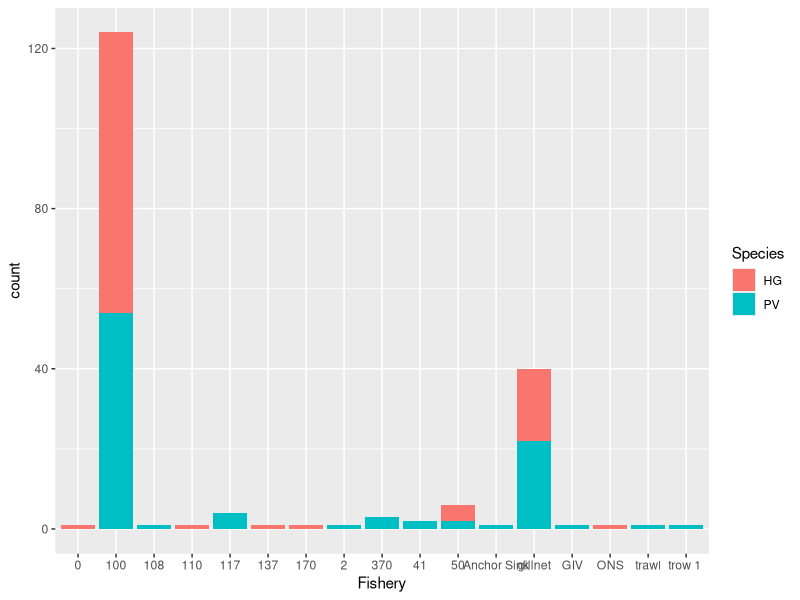
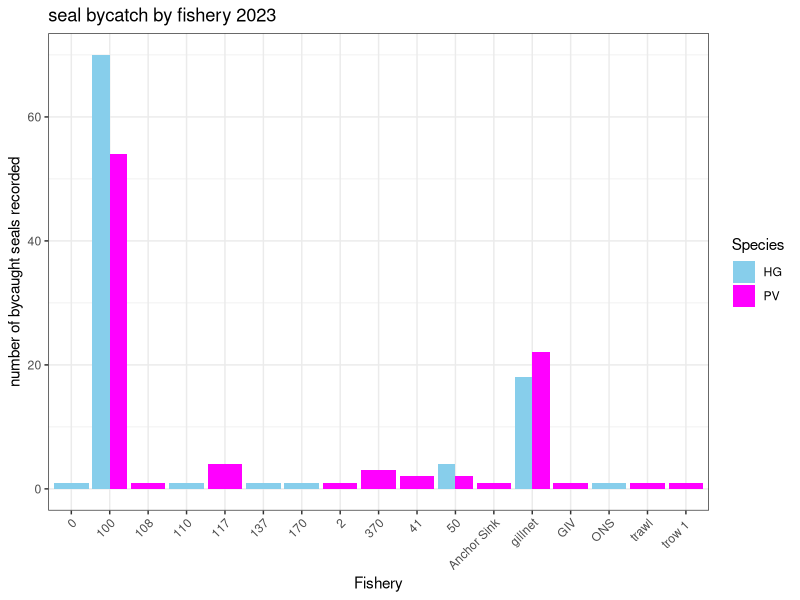

These charts were generated, in order, by the following R code:
##### Purpose ####
# This script is to provide an introduction to R coding for beginners


#### Co-Authors ####
# Christina McCosker
# Julia Sunnarborg
# Alice Hotopp
# Dara Yiu


#### Coding Basics ####

# This document is a script, it is essentially a "word doc" full of code in R language that you can run
# Use separate scripts for different analyses, research projects or questions, etc. 

# This is a hashtag that makes your line of text a "comment" in R, this is text that you can write to
# annotate your script and take notes - anything you don't want run as code.
# They can also be used to make an outline of your script, so you can easily navigate through.

# When you want to submit a line of code, you use ctrl-Enter, or type directly in the "Console"
# Example - R can be used to carry out simple mathematical operations
4+5
10/5

# Things to note:
## R doesn't like spaces in file names and variable names - use things like _ or - instead


#### Data Structures ####
# There are different ways your data can be stored in R

# Define a vector "hello" with a number (<- means "assign", you can also use =)
# Vector is the basic unit of info in R
hello <- 1
hello=1
  # variable will show up under "Values" with a 1
print(hello)
  # this prints what is in the vector to the Console

# You can use c() (c=concatenate) to create a vector of multiple numbers
hello <- c(1,2,3)
  # now you can see that in your vector "hello", the numbers 1-3 are stored as numbers (num)

# R defines numbers/text differently. You can have numbers, as above, or:
# characters (chr)
hello2 <- c("green", "purple")

# logical (logi, these are binary data)
hello3 <- c(TRUE, FALSE)

# you can also convert from one form to another, like number to an integer
hello <- as.integer(hello)
  # now hello shows up in your environment with "int"

hello2 <- as.factor(hello2)
  # now hello2 shows up as Factor with 2 levels




#### Examples with Data ####

# read in data, and name it "bycatch_data" (or change it to something else :)
bycatch_data <- read.csv("introduction_to_r/data/Bycaught Sample Inventory - Subsampled Fall 2023.csv", header = TRUE)

#This imports your data, creating an object in your R environment. 
    #If you can see your environment tab, you should see the new object appear 
#In our case the data is in a dataframe, which looks essentially like a spreadsheet

#### Checking the data ####
# various ways of previewing data  
head(bycatch_data) #see the first 6 lines
tail(bycatch_data) #see the last 6 lines
str(bycatch_data) #view the data structure (e.g., what your columns are and what type of variable they hold)
#View(bycatch_data) #pull up the whole data frame in a new window
summary(bycatch_data) #see a summary of each data column
colnames(bycatch_data) #see the column names

# you can call a specific column with the $ symbol: dataframe_name$column
# looking at unique entries in specific column can be an easy way QA_QC the data for errors & inconsistencies. 
# For example,
unique(bycatch_data$Species) 
  # here I can see that at least one line is missing a species designation.
  # also, PV is entered inconsistently, at least once, its entered as Pv with a lowercase v. 
  # this leaves you with some options. 
  # if you are in the data QAQC process, you can locate these problematic lines in the raw data file and correct them.
  # often, when data is missing for real, we designate something like "unknown" or "missing" or NA to denote that 
    # the data is truly missing and is not a typo or spreadsheet error.
  # if the data spreadsheet is finalized, we can deal with these errors in the code, see below.
unique(bycatch_data$Tag..)
  # at least one entry of Tag data is missing
unique(bycatch_data$Fishery)
  # inconsitent entries will be problematic -- "gillnet", "gillnet  " with a space after, "Gillnet" with a capital G. 
  # the problem is that R will see every different variation a unique entry.
unique(bycatch_data$Length)
  # inconsistent nomenclature here too (usually my column name is "length_cm" and the values are all numeric or not_available)
unique(bycatch_data$Disp)
unique(bycatch_data$Haul..)


#### Data cleanup ####
# we can use some R packages. "tidyverse" is a great set of packages that helps make data manipulation easier
# the first time you use any new package, you have to install it. Install packages by running this line
# install.packages("tidyverse") #or in the "packages" tab to the right. 
# once it is installed, you just have to load it into your workspace each time you open it. 
library(tidyverse) #loading the "tidyverse" package

# if we want to summarise some data, first we have to make some cleaner data frames
# the backwards arrow is creating a new object. Here we are creating a new object called "bycatch_data_clean" that is
  # an exact copy of "bycatch_data"
bycatch_data_clean <- bycatch_data

# we will employ this pipe operator: |> 
# it just means -- take the data, and then subject it to the next command
bycatch_data_clean <- bycatch_data |> 
  mutate(Species = gsub("Pv", "PV", Species)) 
  #here we use the mutate function to manipulate the data frame. We are replacing "Pv" with "PV" in the species column. 
  #we can check if it worked:
  unique(bycatch_data_clean$Species)

# we can string together a whole bunch of piped operations with some common commands
# (i'm assuming for examples sake that anything saying gillnet is gillnet bycatch (can correct this))
bycatch_data_clean <- bycatch_data |> 
  mutate(Species = gsub("Pv", "PV", Species)) |> 
  filter(Species == "PV" | Species == "HG") |> # choose rows that have an entry for species PV OR HG (the line | means OR)
  mutate(Fishery = gsub("Gillnet", "gillnet", Fishery)) |> 
  mutate(Fishery = gsub("gillnet ", "gillnet", Fishery)) |> 
  mutate(Fishery = gsub("gillnet/anchor sink", "gillnet", Fishery)) |> 
  mutate(Fishery = gsub("gillnet/sink fixed", "gillnet", Fishery)) |> 
  mutate(Fishery = gsub("100 \\(gillnet\\)", "gillnet", Fishery)) |>  #the parentheses in the code pose an extra problem \
  filter(Fishery != "") # choose rows where fishery does NOT have nothing
#always check that the commands did what you wanted them to do
unique(bycatch_data_clean$Species)
unique(bycatch_data_clean$Fishery)
View(bycatch_data_clean)

#### Making data summaries ####
#lets say we want to create a summary of bycatch from each fishery
fishery_summary <- bycatch_data_clean |> 
  group_by(Species, Fishery) |> 
  summarise(
    count = n()
  )
#and we wnat to visualize that data
ggplot(fishery_summary, aes(x=Fishery, y=count, fill = Species)) +
  geom_bar(stat="identity")
#we can add various elements with the + symbol to make the plot look better
ggplot(fishery_summary, aes(x=Fishery, y=count, fill = Species)) +
  geom_bar(stat="identity", position ="dodge") +
  scale_fill_manual(values = c("skyblue", "magenta"))+
  theme_bw()+
  theme(axis.text.x = element_text(angle = 45, hjust = 1)) +
  labs(y="number of bycaught seals recorded", title = "seal bycatch by fishery 2023")
  
#Notes about ggplot (this could go wherever or just be talked through)
  #ggplot works by layering elements of a graph, and that makes it very fun and customizable! 
  #There are two essential pieces: ggplot() + geom_something()
  #In the ggplot() parentheses, we identify the object that holds our data, and designate the x and y axes as well as visual elements like what variable we want the colors to correspond to
  #The geom_something element tells it what kind of plot we are making (the geometry)
      #In our case, we are making a bar plot so we give it geom_bar
      #Other options include geom_boxplot, geom_point, or geom_line
      #Some geometries might have additional pieces to fill in
        #Like in our case we add stat="identity" to make the height of our bar be our y variable 
  #We can then keep layering to make the graph extra nice looking
    #We added some grouping to our bars with position = "dodge"
    #We also chose our colors, added a theme (notice the background change), and added labels/titles
